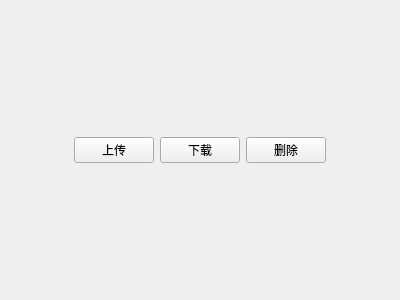
<?xml version="1.0" encoding="UTF-8"?>
<ui version="4.0">
    <class>Form</class>
    <widget class="QWidget" name="Form">
        <property name="geometry">
            <rect>
                <x>0</x>
                <y>0</y>
                <width>400</width>
                <height>300</height>
            </rect>
        </property>
        <property name="windowTitle">
            <string>Form</string>
        </property>
        <layout class="QHBoxLayout" name="horizontalLayout">
            <item>
                <spacer name="horizontalSpacer">
                    <property name="orientation">
                        <enum>Qt::Horizontal</enum>
                    </property>
                    <property name="sizeHint" stdset="0">
                        <size>
                            <width>40</width>
                            <height>20</height>
                        </size>
                    </property>
                </spacer>
            </item>
            <item>
                <widget class="QPushButton" name="btn_upload">
                    <property name="cursor">
                        <cursorShape>PointingHandCursor</cursorShape>
                    </property>
                    <property name="text">
                        <string>上传</string>
                    </property>
                </widget>
            </item>
            <item>
                <widget class="QPushButton" name="btn_download">
                    <property name="cursor">
                        <cursorShape>PointingHandCursor</cursorShape>
                    </property>
                    <property name="text">
                        <string>下载</string>
                    </property>
                </widget>
            </item>
            <item>
                <widget class="QPushButton" name="btn_delete">
                    <property name="cursor">
                        <cursorShape>PointingHandCursor</cursorShape>
                    </property>
                    <property name="text">
                        <string>删除</string>
                    </property>
                </widget>
            </item>
            <item>
                <spacer name="horizontalSpacer_2">
                    <property name="orientation">
                        <enum>Qt::Horizontal</enum>
                    </property>
                    <property name="sizeHint" stdset="0">
                        <size>
                            <width>40</width>
                            <height>20</height>
                        </size>
                    </property>
                </spacer>
            </item>
        </layout>
    </widget>
    <resources/>
    <connections/>
</ui>
